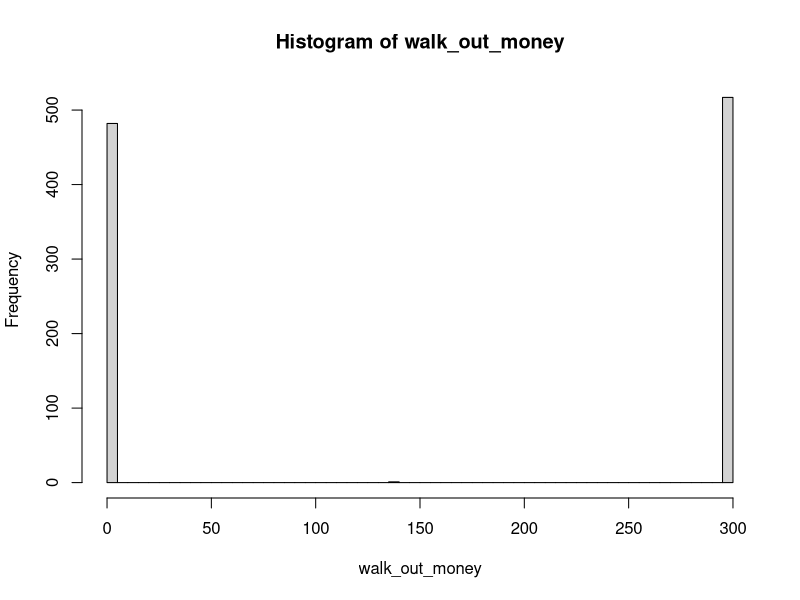
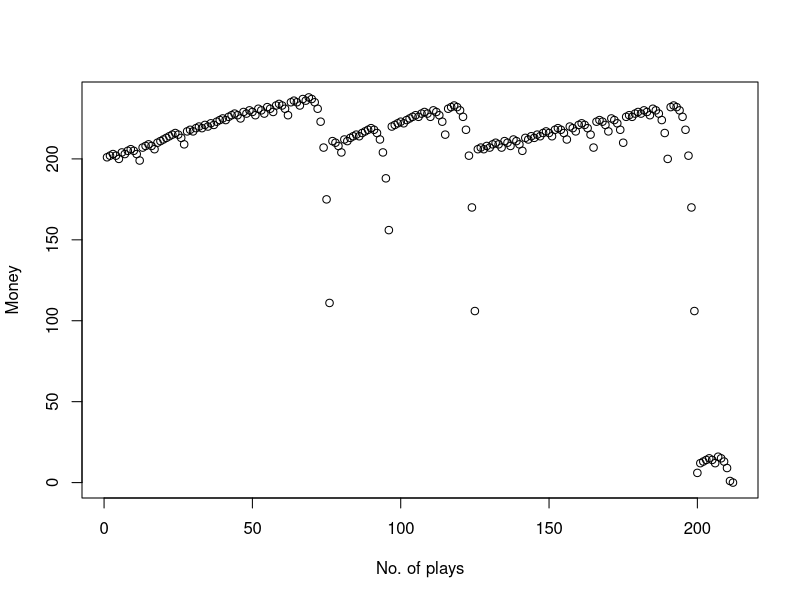
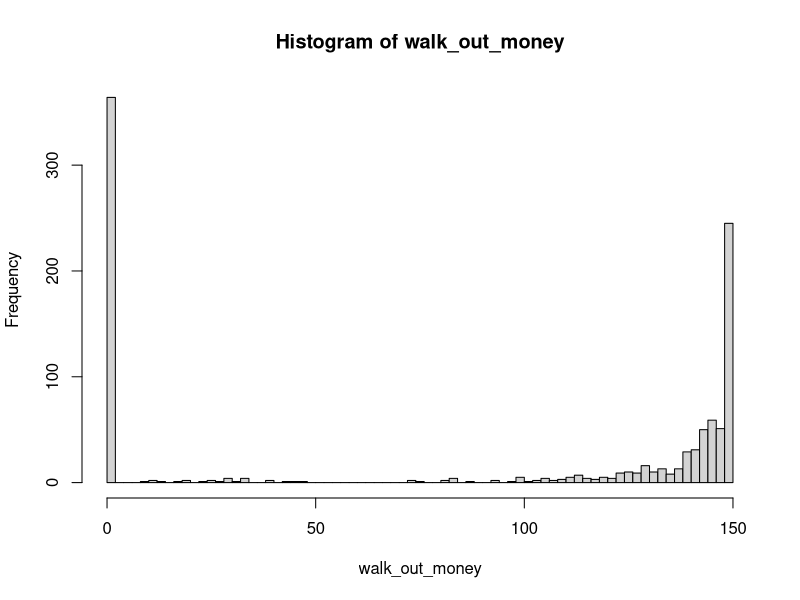
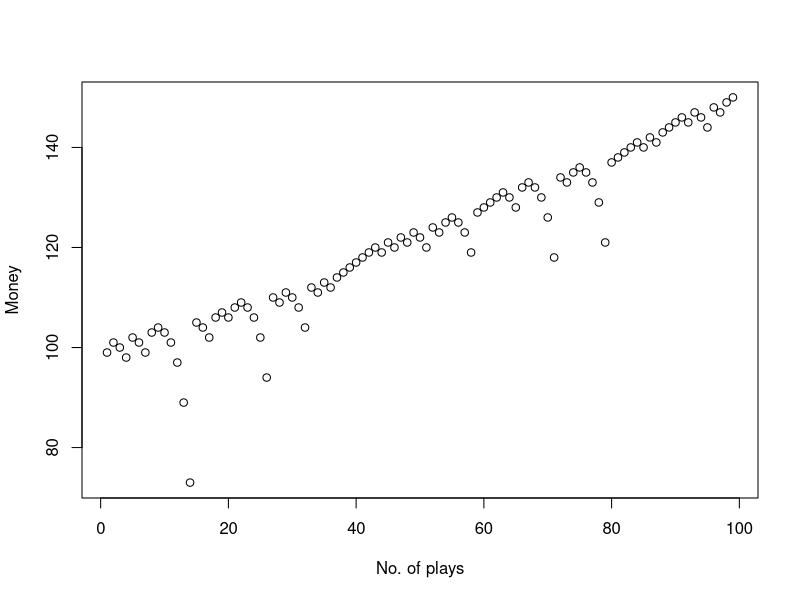
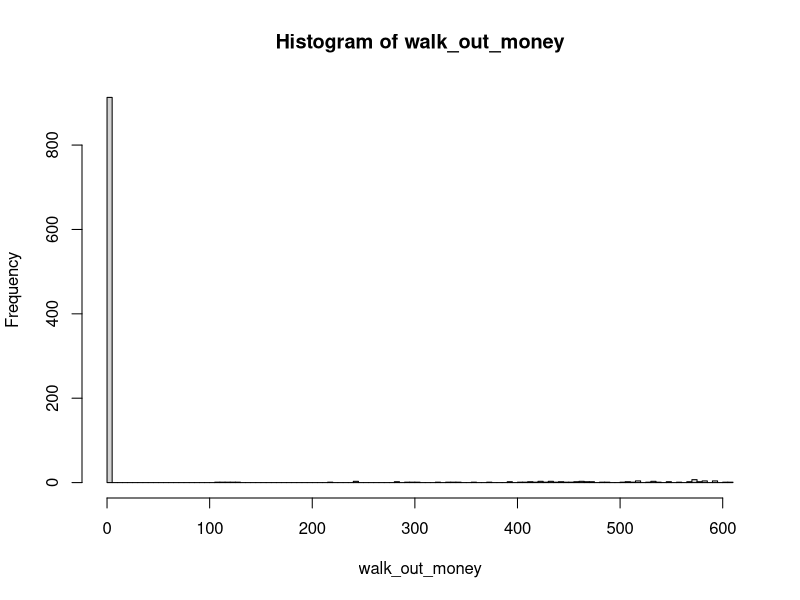
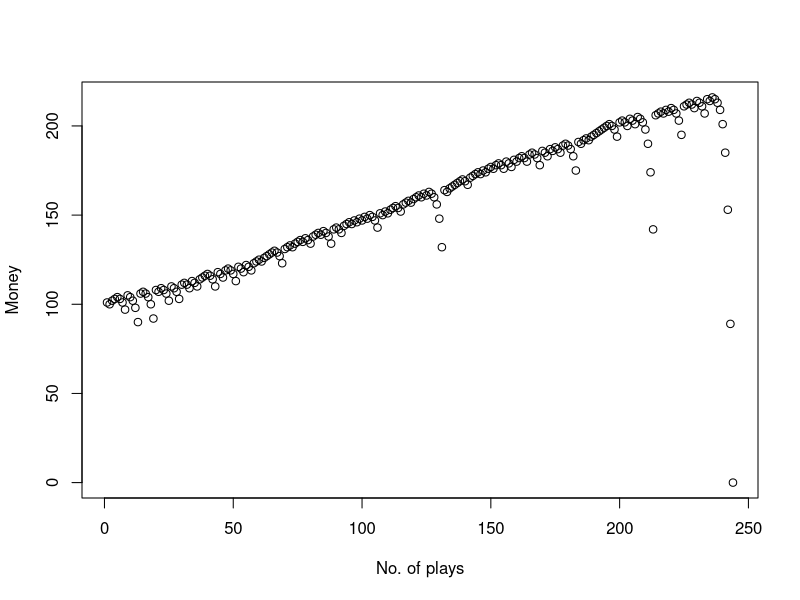
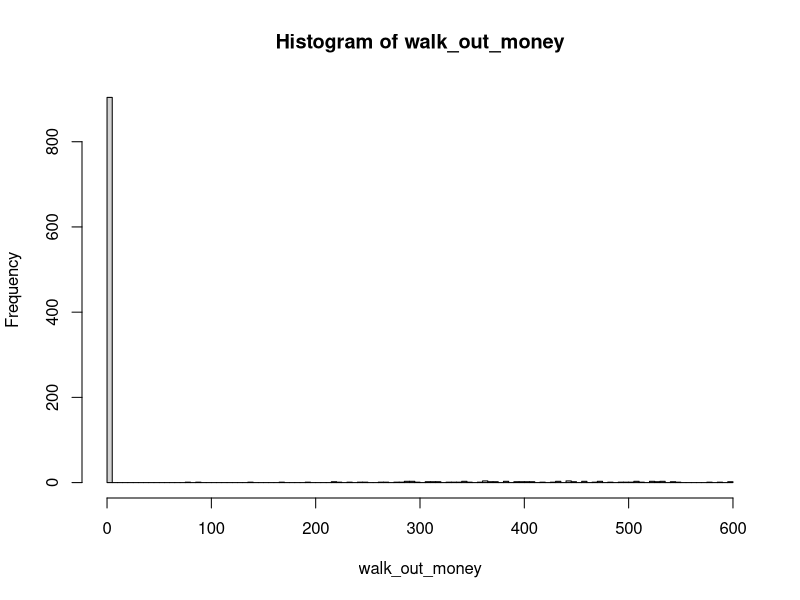
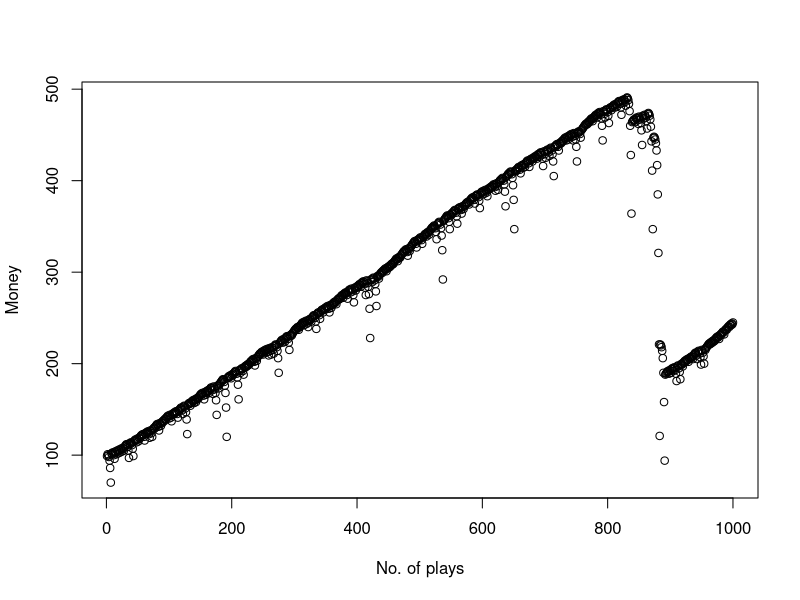

These charts were generated, in order, by the following R code:
## ---- chunk 1
    library(tidyverse)
    one_play <- function(state){
    # Wager
    proposed_wager <- ifelse(state$previous_win, 1, 2*state$previous_wager)
    wager <- min(proposed_wager, state$M, state$B)
    
    # Spin of the wheel
    red <- rbinom(1,1,18/38)
    
    # Update state
    state$plays <- state$plays + 1
    state$previous_wager <- wager
    if(red){
      # WIN
      state$B <- state$B + wager
      state$previous_win <- TRUE
    }else{
      # LOSE
      state$B <- state$B - wager
      state$previous_win <- FALSE
    }
  state
}


#' Stopping rule
#'
#' Takes the state list and determines if the gambler has to stop
#' @param state A list.  See one_play
#' @return TRUE/FALSE
stop_play <- function(state){
  if(state$B <= 0) return(TRUE)
  if(state$plays >= state$L) return(TRUE)
  if(state$B >= state$W) return(TRUE)
  FALSE
}


#' Play roulette to either bankruptcy, success, or play limits
#'
#' @param B number, the starting budget
#' @param W number, the budget threshold for successfully stoping
#' @param L number, the maximum number of plays 
#' @param M number, the casino wager limit
#' @return A vector of budget values calculated after each play.
one_series <- function(
    B = 200
  , W = 300
  , L = 1000
  , M = 100
){

  # initial state
  state <- list(
    B = B
  , W = W
  , L = L
  , M = M
  , plays = 0
  , previous_wager = 0
  , previous_win = TRUE
  )
  
  # vector to store budget over series of plays
  budget <- rep(NA, L)
  
  # For loop of plays
  for(i in 1:L){
    new_state <- state %>% one_play
    budget[i] <- new_state$B
    if(new_state %>% stop_play){
      return(budget[1:i])
    }
    state <- new_state
  }
  budget    
}

# helper function
get_last <- function(x) x[length(x)] 


# Simulation 1
walk_out_money <- rep(NA, 1000)
for(j in seq_along(walk_out_money)){
  walk_out_money[j] <- one_series(B = 200, W = 300, L = 1000, M = 100) %>% get_last
}

# Walk out money distribution
hist(walk_out_money, breaks = 100)

# Estimated probability of walking out with extra cash
mean(walk_out_money > 200)

# Estimated earnings
mean(walk_out_money - 200)
plot(one_series(B = 200, W = 300, L = 1000, M = 100),ylab = "Money",xlab = "No. of plays")

## ---- chunk 2
# Simulation 2
walk_out_money <- rep(NA, 1000)
for(j in seq_along(walk_out_money)){
  walk_out_money[j] <- one_series(B = 100, W = 150, L = 100, M = 1000) %>% get_last
}

# Walk out money distribution
hist(walk_out_money, breaks = 100)

# Estimated probability of walking out with extra cash
mean(walk_out_money > 100)

# Estimated earnings
mean(walk_out_money - 100)
plot(one_series(B = 100, W = 150, L = 100, M = 1000),ylab = "Money",xlab = "No. of plays")
## ---- chunk 3
# Simulation 3
walk_out_money <- rep(NA, 1000)
for(j in seq_along(walk_out_money)){
  walk_out_money[j] <- one_series(B = 100, W = 10000, L = 1000, M = 1000) %>% get_last
}

# Walk out money distribution
hist(walk_out_money, breaks = 100)

# Estimated probability of walking out with extra cash
mean(walk_out_money > 1000)

# Estimated earnings
mean(walk_out_money - 1000)
plot(one_series(B = 100, W = 10000, L = 1000, M = 1000),ylab = "Money",xlab = "No. of plays")
## ---- chunk 4
# Simulation 4
walk_out_money <- rep(NA, 1000)
for(j in seq_along(walk_out_money)){
  walk_out_money[j] <- one_series(B = 100, W = 1000, L = 1000, M = 100) %>% get_last
}

# Walk out money distribution
hist(walk_out_money, breaks = 100)

# Estimated probability of walking out with extra cash
mean(walk_out_money > 100)

# Estimated earnings
mean(walk_out_money - 100)
plot(one_series(B = 100, W = 1000, L = 1000, M = 100),ylab = "Money",xlab = "No. of plays")
## ---- chunk 5
# Simulation 5
walk_out_money <- rep(NA, 1000)
for(j in seq_along(walk_out_money)){
  walk_out_money[j] <- one_series(B = 100, W = 1000, L = 1000, M = 1000) %>% get_last
}

# Walk out money distribution
hist(walk_out_money, breaks = 100)

# Estimated probability of walking out with extra cash
mean(walk_out_money > 100)

# Estimated earnings
mean(walk_out_money - 100)
plot(one_series(B = 100, W = 1000, L = 1000, M = 1000),ylab = "Money",xlab = "No. of plays")
## ---- chunk 6
# Simulation 6
walk_out_money <- rep(NA, 1000)
for(j in seq_along(walk_out_money)){
  walk_out_money[j] <- one_series(B = 100, W = 150, L = 100, M = 10) %>% get_last
}

# Walk out money distribution
hist(walk_out_money, breaks = 100)

# Estimated probability of walking out with extra cash
mean(walk_out_money > 100)

# Estimated earnings
mean(walk_out_money - 100)
plot(one_series(B = 100, W = 150, L = 100, M = 10),ylab = "Money",xlab = "No. of plays")
## ---- chunk 7
# Simulation 7
walk_out_money <- rep(NA, 1000)
for(j in seq_along(walk_out_money)){
  walk_out_money[j] <- one_series(B = 200, W = 300, L = 1000, M = 10) %>% get_last
}

# Walk out money distribution
hist(walk_out_money, breaks = 100)

# Estimated probability of walking out with extra cash
mean(walk_out_money > 200)

# Estimated earnings
mean(walk_out_money - 200)
plot(one_series(B = 200, W = 300, L = 1000, M = 10),ylab = "Money",xlab = "No. of plays")
## ---- chunk 8
# Simulation 8
walk_out_money <- rep(NA, 1000)
for(j in seq_along(walk_out_money)){
  walk_out_money[j] <- one_series(B = 200, W = 300, L = 100, M = 10) %>% get_last
}

# Walk out money distribution
hist(walk_out_money, breaks = 100)

# Estimated probability of walking out with extra cash
mean(walk_out_money > 200)

# Estimated earnings
mean(walk_out_money - 200)
plot(one_series(B = 200, W = 300, L = 100, M = 10),ylab = "Money",xlab = "No. of plays")
## ---- chunk 9
#Browser functioin after the function ois gonna open up all the variables and we can look them up.
# If you are in iteration then use c in console to go to the next iteration and see. Add length at end. In plot(type='')
